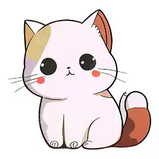
#> input picture Praktikum_3/produk/Contoh.png, 159 x 159 px, shrunk from 263 x 263 before the run; its folder holds 4 pictures in this run
$ python case.py
#> lines starting #> are read from the running program, lines starting #| are printed output that depends on the picture
import cv2
import os
import matplotlib.pyplot as plt

folder_path = 'produk/'
valid_images = []

print("=== Laporan Verifikasi Dataset ===")
if not os.path.exists(folder_path):
    print(f"Folder '{folder_path}' tidak ditemukan!")
else:
    for filename in os.listdir(folder_path):
        file_path = os.path.join(folder_path, filename)

        # Melewati direktori, hanya memproses file
        if os.path.isdir(file_path):
            continue

        img = cv2.imread(file_path)
#> img is the input picture: shape (159, 159, 3); mean B, G, R 224.6, 225.2, 234.6

        if img is None:
            print(f"[INVALID] {filename} -> Gagal dibaca. (Mencatat ke log...)")
            # Simulasi catat log (bisa ditulis ke txt/csv dalam praktiknya)
        else:
            print(f"[VALID]   {filename} -> Dimensi: {img.shape}")
#| [VALID]   Contoh.png -> Dimensi: (159, 159, 3)
            valid_images.append(img)

# Menampilkan 5 gambar pertama dalam satu grid figure
if valid_images:
    limit = min(5, len(valid_images))
    fig, axes = plt.subplots(1, limit, figsize=(15, 3))

    # Jika hanya 1 gambar, axes tidak berbentuk list/array
    if limit == 1:
        axes = [axes]

    for i in range(limit):
        # Konversi BGR ke RGB untuk visualisasi yang benar
        img_rgb = cv2.cvtColor(valid_images[i], cv2.COLOR_BGR2RGB)
        axes[i].imshow(img_rgb)
        axes[i].set_title(f"Gambar {i+1}")
        axes[i].axis('off')
#> this loop made 4 passes
#> pass 2, `img_rgb = cv2.cvtColor(valid_images[i], cv2.COLOR_BGR2RGB)`:
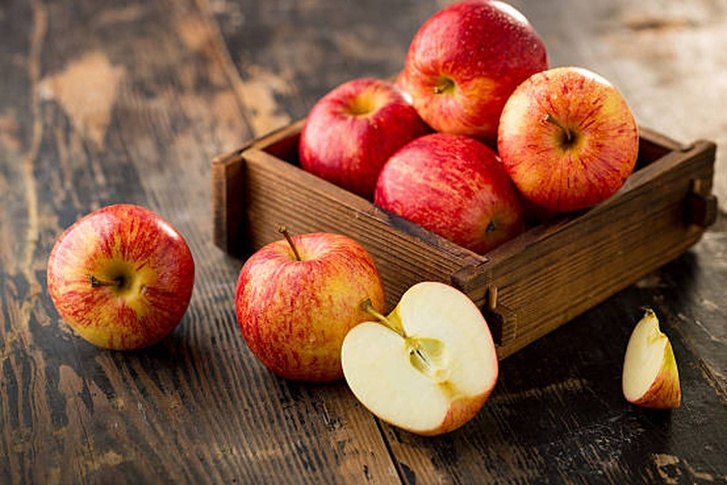
#> img_rgb: shape (485, 727, 3); mean R, G, B 133.2, 89.1, 66.8
#> pass 3, `img_rgb = cv2.cvtColor(valid_images[i], cv2.COLOR_BGR2RGB)`:
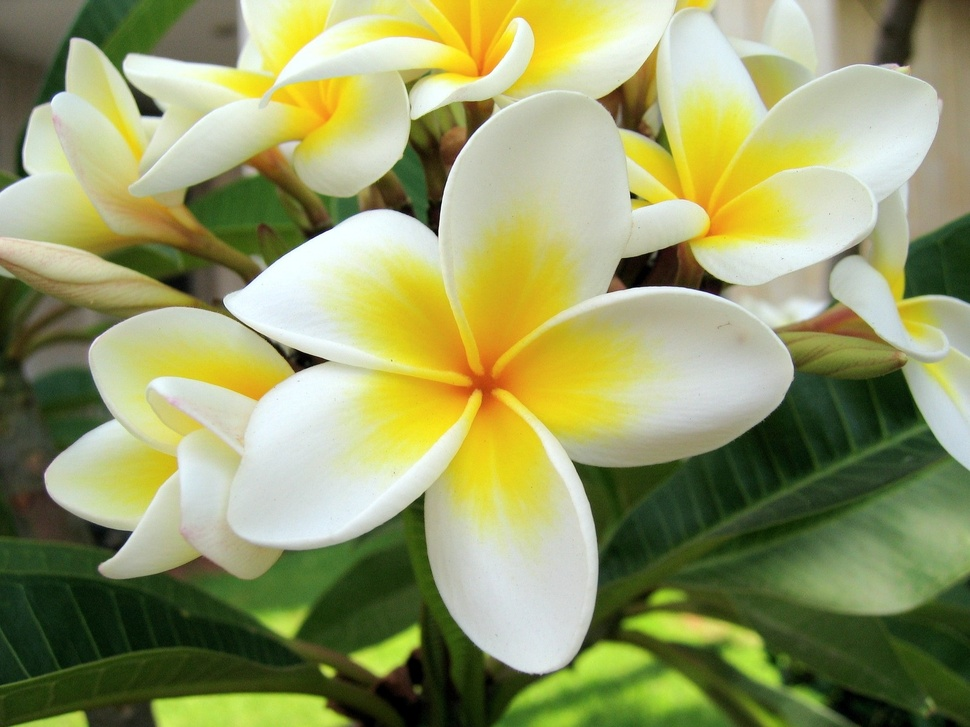
#> img_rgb: shape (727, 970, 3); mean R, G, B 148.8, 154.8, 102.2

    plt.tight_layout()
    plt.show()
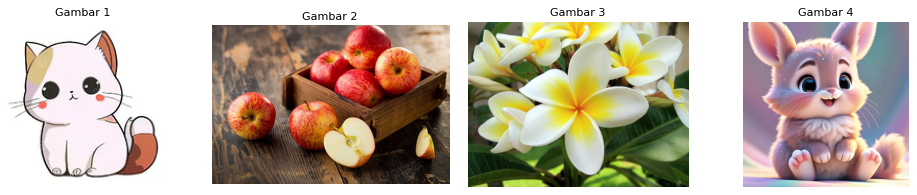
#> figure drawn by matplotlib, 4 panels
